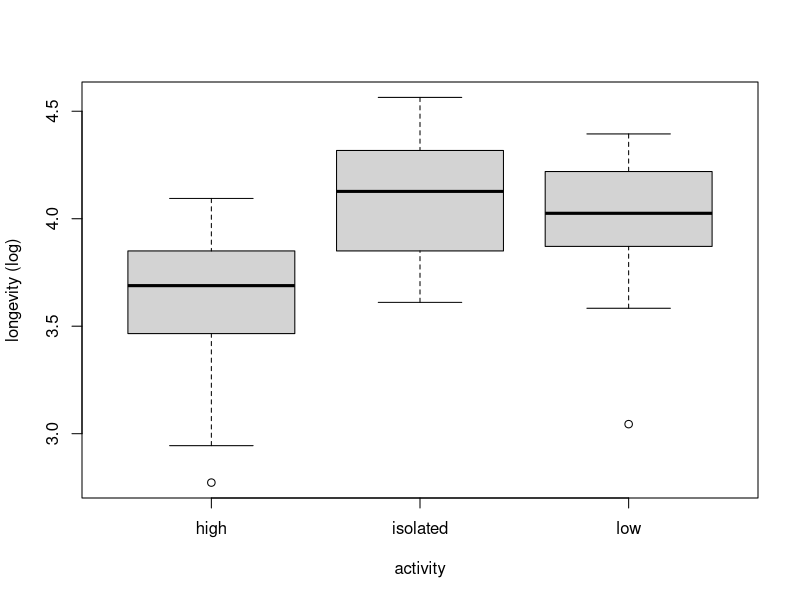
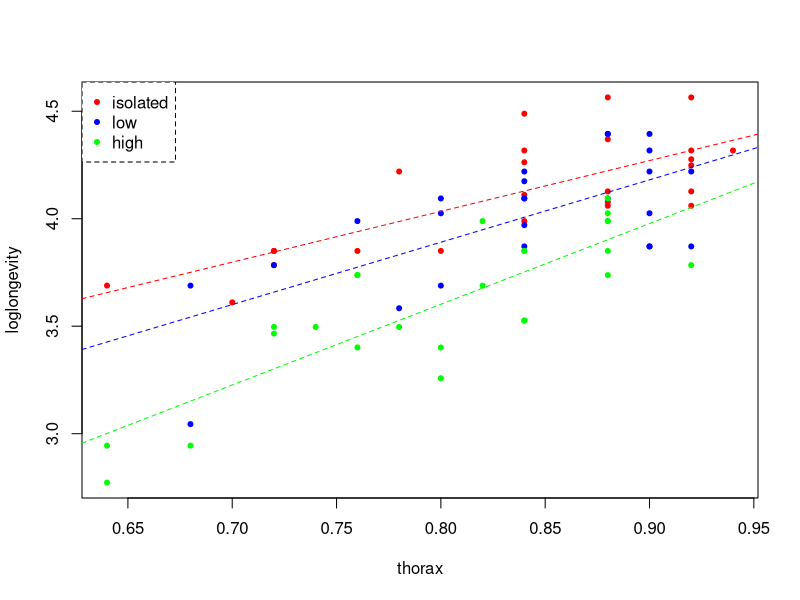
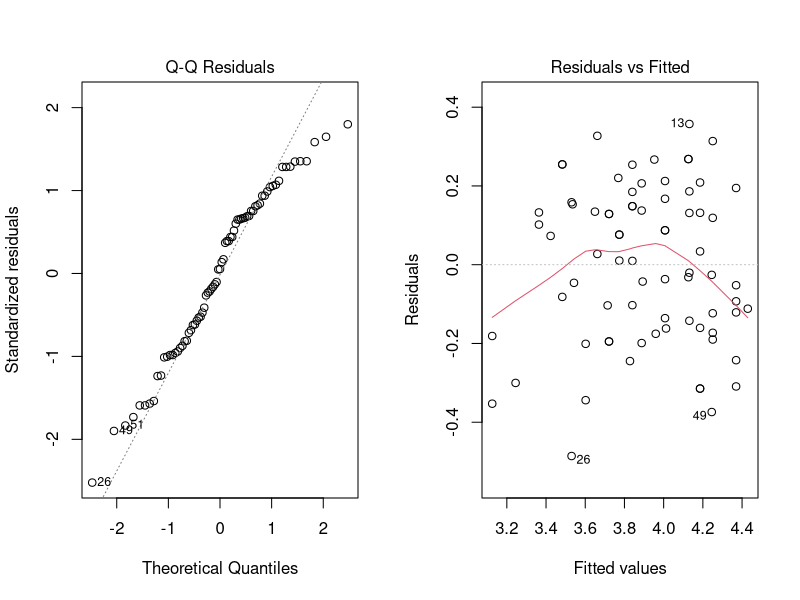
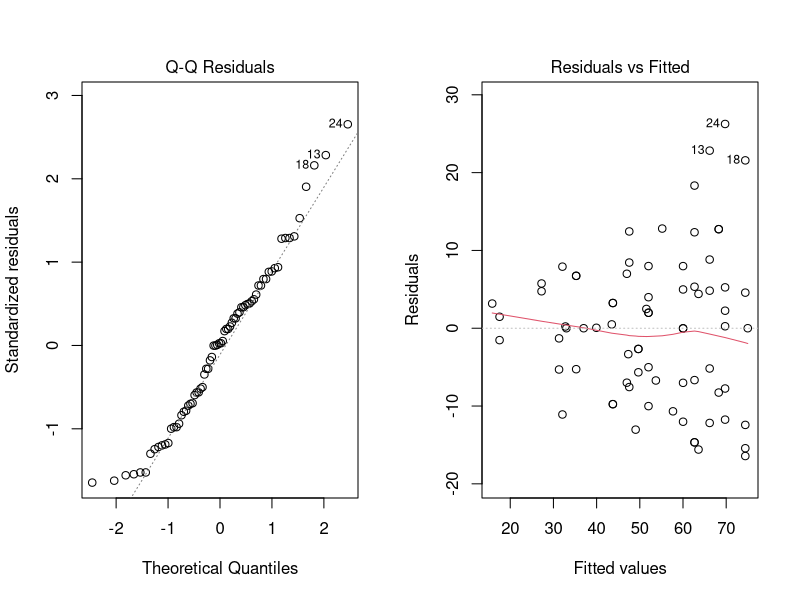
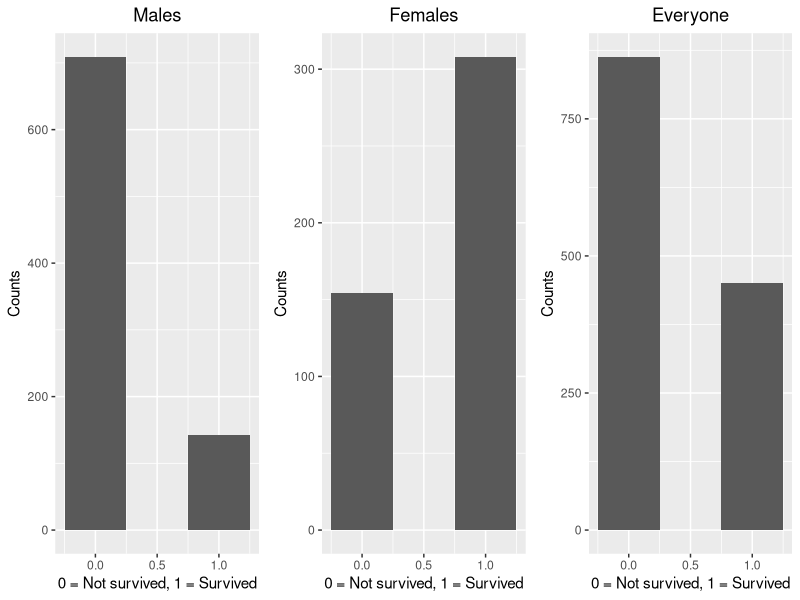

The R source for these figures, in order: (Note: this script raises an error after producing the figures.)
## ---- chunk 1
knitr::opts_chunk$set(echo = TRUE)
options(digits=3)
## ---- chunk 2
fruitflies = read.table("fruitflies.txt",header=TRUE)
fruitflies$loglongevity = log(fruitflies$longevity)
attach(fruitflies)
## ---- chunk 3
boxplot(fruitflies$loglongevity~fruitflies$activity,xlab='activity',ylab='longevity (log)')
## ---- chunk 4
fruitflies$activity = as.factor(fruitflies$activity)

fruitflieslm1 = lm(loglongevity~activity, data=fruitflies)

# Get the ANOAV p-value:
anova(fruitflieslm1)[5]
## ---- chunk 5
# Coefficients:
summary(fruitflieslm1)[4]
## ---- chunk 6
fruitflieslm2a = lm(loglongevity ~ thorax + activity, data=fruitflies)
fruitflieslm2b = lm(loglongevity ~ thorax, data=fruitflies)

# Get the ANCOVA p-value:
anova(fruitflieslm2b, fruitflieslm2a)[6]
## ---- chunk 7
mean_length = mean(thorax)
cat('average thorax length =',mean_length,'\n\n')
predict(fruitflieslm2a, data.frame(thorax=mean_length, activity=c('high','low','isolated')))
## ---- chunk 8
plot(loglongevity ~ thorax, data=fruitflies, pch = 20, col=ifelse(activity=="isolated", "red", ifelse(activity=="low", "blue", "green")))
abline(lm(loglongevity~thorax, data=fruitflies[c(1:25),]), col='red', lty='dashed')
abline(lm(loglongevity~thorax, data=fruitflies[c(26:50),]), col='blue', lty='dashed')
abline(lm(loglongevity~thorax, data=fruitflies[c(51:75),]), col='green', lty='dashed')
legend("topleft", legend=c("isolated", "low", "high"),
       col=c("red", "blue","green"), pch=20, box.lty=2)
## ---- chunk 9
fruitflies$thorax = as.factor(fruitflies$thorax)
fruitflieslm3 = lm(loglongevity~activity*thorax, data=fruitflies)
anova(fruitflieslm3)[5]
## ---- chunk 10
par(mfrow=c(1,2))
plot(fruitflieslm2a,2)
plot(fruitflieslm2a,1)
## ---- chunk 11
par(mfrow=c(1,2))
fruitflieslm4 = lm(longevity ~ thorax + activity, data=fruitflies)
plot(fruitflieslm4,2)
plot(fruitflieslm4,1)
## ---- chunk 12
titanic = read.table("titanic.txt",header=TRUE); titanic
titanic$Age = as.numeric(titanic$Age)
## ---- chunk 13
require(ggplot2)
require(gridExtra)
# histograms of males, females and everyone who survived
males = qplot(titanic$Survived[titanic$Sex == "male"], xlab="0 = Not survived, 1 = Survived", ylab="Counts") + stat_bin(bins=3) + ggtitle("Males") + theme(plot.title = element_text(hjust = 0.5))
females = qplot(titanic$Survived[titanic$Sex == "female"], xlab="0 = Not survived, 1 = Survived", ylab="Counts") + stat_bin(bins=3) + ggtitle("Females") + theme(plot.title = element_text(hjust = 0.5))
everyone = qplot(titanic$Survived, xlab="0 = Not survived, 1 = Survived", ylab="Counts") + stat_bin(bins=3) + ggtitle("Everyone") + theme(plot.title = element_text(hjust = 0.5))
grid.arrange(males, females, everyone, ncol=3)

# count tables to show division of males/females between classes
cat("This table shows the total count of males and females in each PClass\n")
tot = xtabs(~Sex+PClass, data=titanic); sur
cat("This table shows the total count of males and females in each PClass that survived\n")
tot.s = xtabs(Survived~Sex+PClass, data=titanic); sur.c
cat("This table shows the percentage of males and females in each PClass that survived\n")
round(sur.c/sur, 2)

# boxplots with 
par(mfrow=c(1,3))
boxplot(Age~PClass, data=titanic)
boxplot(Age~Survived, data=titanic)

totage=xtabs(~Age, data=titanic)
barplot(xtabs(Survived~Age, data=titanic)/totage, main="Age distribution over all passengers", xlab="Age", ylab="Percentage of people survived in Age group")
## ---- chunk 14
titanic$PClass = as.factor(titanic$PClass); titanic$Age = as.numeric(titanic$Age); titanic$Sex = factor(titanic$Sex)
titanicglm = glm(Survived ~ PClass+Age+Sex, family=binomial, data=titanic)
summary(titanicglm)[13]
## ---- chunk 15
titanicglm2 = glm(Survived ~ Age*PClass*Sex, data=titanic, family=binomial)
summary(titanicglm2)[13]

cat("In question 2a it was shown that all counts are above > 5, therefore we will use the Chi-squared test.\n")
anova(titanicglm2, test="Chisq")[5]
## ---- chunk 16
titanicglm2=glm(Survived~Age*PClass*Sex,data=titanic,family=binomial)

cat("Probability of a male of 53 years old surviving in all 3 passenger classes:\n")
newdata=data.frame(PClass=c("1st","2nd","3rd"),Age=53,Sex="male")
predict(titanicglm2, newdata, type="response")

cat("\nProbability of a female of 53 years old surviving in all 3 passenger classes:\n")
newdata=data.frame(PClass=c("1st","2nd","3rd"),Age=53,Sex="female")
predict(titanicglm2,newdata,type="response")
## ---- chunk 17
attach(titanic)
cont = table(PClass, Survived); cont
cont2 = table(Sex, Survived); cont2
## ---- chunk 18
chisq.test(cont)
fisher.test(cont2)
## ---- chunk 19
afr= read.table("africa.txt", header = TRUE)
afr$pollib = as.factor(afr$pollib)
## ---- chunk 20
summary(glm(miltcoup~oligarchy+pollib+parties+pctvote+popn+size+numelec+numregim, family = poisson, data = afr))
## ---- chunk 21
summary(glm(miltcoup~oligarchy+pollib+parties+pctvote+popn+size+numregim, family = poisson, data = afr))[[12]]
## ---- chunk 22
summary(glm(miltcoup~oligarchy+pollib+parties+pctvote+popn+size, family = poisson, data = afr))[[12]]
## ---- chunk 23
summary(glm(miltcoup~oligarchy+pollib+parties+pctvote+popn, family = poisson, data = afr))[[12]]
## ---- chunk 24
summary(glm(miltcoup~oligarchy+pollib+parties+pctvote, family = poisson, data = afr))[[12]]
## ---- chunk 25
afrglm = glm(miltcoup~oligarchy+pollib+parties, family = poisson, data = afr)
summary(afrglm)
## ---- chunk 26
# plot(predict(afrglm), residuals(afrglm, type="deviance"))
plot(afrglm, 1, ann=FALSE)
title(ylab="Deviance residuals", xlab="Predicted values")
## ---- chunk 27
print("pollib 0:")
print(exp(0.207981 + 0.091466*mean(afr$oligarchy) -0.495414*0 - 1.112086*0 + 0.022358*mean(afr$parties)))
print("pollib 1:")
print(exp(0.207981 + 0.091466*mean(afr$oligarchy) -0.495414*1 - 1.112086*0 + 0.022358*mean(afr$parties)))
print("pollib 2:")
print(exp(0.207981 + 0.091466*mean(afr$oligarchy) -0.495414*0 - 1.112086*1 + 0.022358*mean(afr$parties)))
